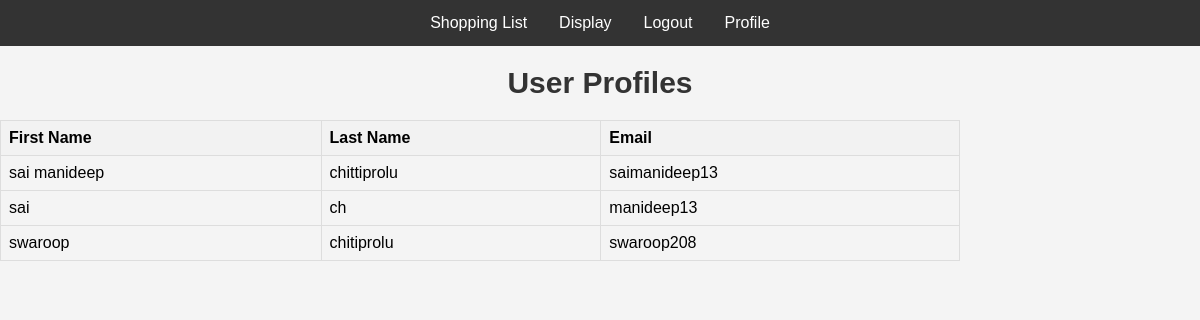
Screenshot of /profile (signed in) with the database file from the repository.
### app.py (models this page shows, shortened)
class User(db.Model, UserMixin):
    __tablename__ = 'users'
    id = db.Column(db.Integer, primary_key = True)
    first_name = db.Column(db.String(30))
    last_name = db.Column(db.String(30))
    email = db.Column(db.String(64), unique=True, index=True)
    password_hash = db.Column(db.String(128))

### app.py (the view)
@app.route('/profile')
@login_required
def profile():
    users = User.query.all()
    return render_template('profile.html', users = users)

### app.py (called while the page is built)
@login_manager.user_loader
def load_user(user_id):
    return User.query.get(user_id)

### templates/profile.html (shortened to what this page needs)
{% extends 'layout.html' %}
{% block content %}
    <table>
        <h1> User Profiles</h1>
        <tr>
            <th> First Name</th>
            <th> Last Name</th>
            <th> Email</th>
        </tr>
        {% for user in users %}
            <tr>
                <td>{{ user.first_name }}</td>
                <td>{{ user.last_name }}</td>
                <td>{{ user.email }}</td>
            </tr>
        {% endfor %}
{% endblock %}

### templates/layout.html (style rules this page uses)
body { font-family: Arial, sans-serif; margin: 0; padding: 0; background-color: #f4f4f4; }

### templates/profile.html (style rules this page uses)
h1 { color: #333; text-align: center; font-size: 30px; font-weight: bold; }
table { width: 80%; border-collapse: collapse; margin-top: 20px; }
th, td { border: 1px solid #ddd; padding: 8px; text-align: left; }
th { background-color: #f2f2f2; }

### rows the page displays
User: first_name "sai manideep", last_name "chittiprolu", email "saimanideep13"
User: first_name "sai", last_name "ch", email "manideep13"
User: first_name "swaroop", last_name "chitiprolu", email "swaroop208"
